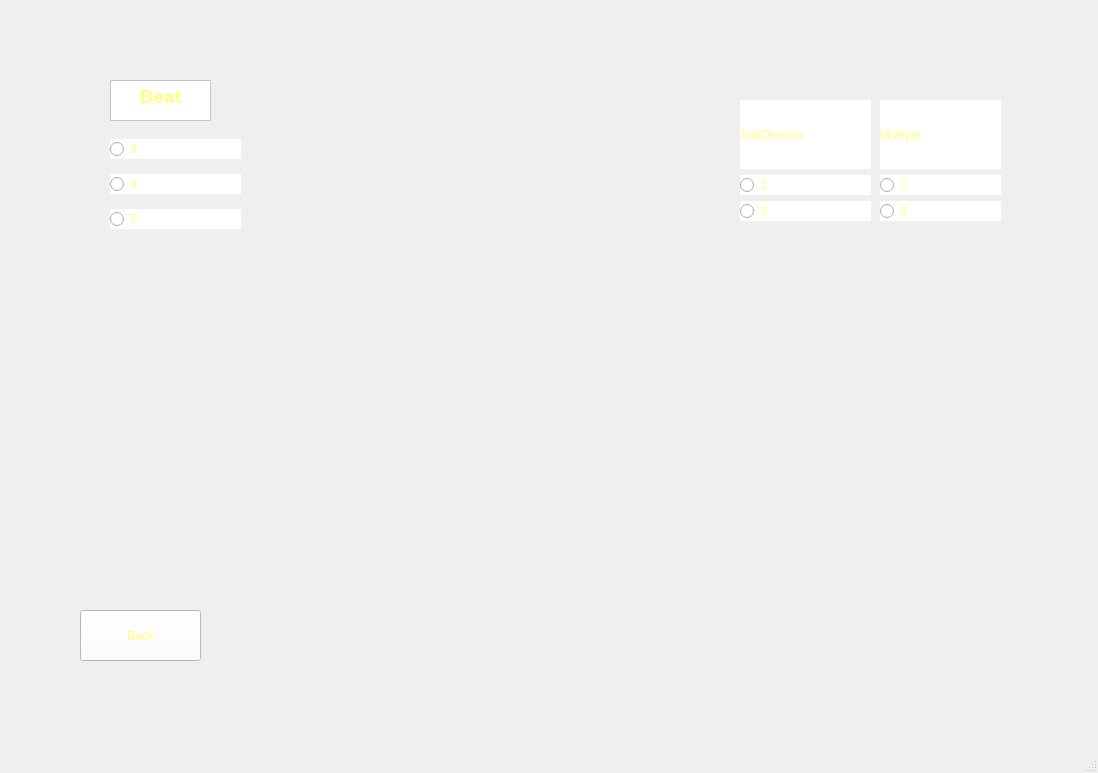
<?xml version="1.0" encoding="UTF-8"?>
<ui version="4.0">
 <class>MainWindow</class>
 <widget class="QMainWindow" name="MainWindow">
  <property name="geometry">
   <rect>
    <x>0</x>
    <y>0</y>
    <width>1098</width>
    <height>773</height>
   </rect>
  </property>
  <property name="windowTitle">
   <string>MainWindow</string>
  </property>
  <property name="styleSheet">
   <string notr="true">background-image: url(:/newPrefix/รูปfrom internet/dark-blue-plain-wall-background_53876-92976.jpg);</string>
  </property>
  <widget class="QWidget" name="centralwidget">
   <widget class="QWidget" name="verticalLayoutWidget">
    <property name="geometry">
     <rect>
      <x>110</x>
      <y>130</y>
      <width>131</width>
      <height>111</height>
     </rect>
    </property>
    <layout class="QVBoxLayout" name="verticalLayout">
     <item>
      <widget class="QRadioButton" name="radioButton_2">
       <property name="styleSheet">
        <string notr="true">background-color: rgb(255, 255, 255);
font: 12pt &quot;Poor Richard&quot;;
color: rgb(255, 255, 127);</string>
       </property>
       <property name="text">
        <string>3</string>
       </property>
      </widget>
     </item>
     <item>
      <widget class="QRadioButton" name="radioButton">
       <property name="styleSheet">
        <string notr="true">background-color: rgb(255, 255, 255);
font: 12pt &quot;Poor Richard&quot;;
color: rgb(255, 255, 127);</string>
       </property>
       <property name="text">
        <string>4</string>
       </property>
      </widget>
     </item>
     <item>
      <widget class="QRadioButton" name="radioButton_3">
       <property name="styleSheet">
        <string notr="true">background-color: rgb(255, 255, 255);
font: 12pt &quot;Poor Richard&quot;;
color: rgb(255, 255, 127);</string>
       </property>
       <property name="text">
        <string>5</string>
       </property>
      </widget>
     </item>
    </layout>
   </widget>
   <widget class="QTextBrowser" name="textBrowser">
    <property name="geometry">
     <rect>
      <x>110</x>
      <y>80</y>
      <width>101</width>
      <height>41</height>
     </rect>
    </property>
    <property name="styleSheet">
     <string notr="true">background-color: rgb(255, 255, 255);
font: 12pt &quot;Poor Richard&quot;;
color: rgb(255, 255, 127);</string>
    </property>
    <property name="html">
     <string>&lt;!DOCTYPE HTML PUBLIC &quot;-//W3C//DTD HTML 4.0//EN&quot; &quot;http://www.w3.org/TR/REC-html40/strict.dtd&quot;&gt;
&lt;html&gt;&lt;head&gt;&lt;meta name=&quot;qrichtext&quot; content=&quot;1&quot; /&gt;&lt;style type=&quot;text/css&quot;&gt;
p, li { white-space: pre-wrap; }
&lt;/style&gt;&lt;/head&gt;&lt;body style=&quot; font-family:'Poor Richard'; font-size:12pt; font-weight:400; font-style:normal;&quot;&gt;
&lt;p align=&quot;center&quot; style=&quot; margin-top:0px; margin-bottom:0px; margin-left:0px; margin-right:0px; -qt-block-indent:0; text-indent:0px;&quot;&gt;&lt;span style=&quot; font-family:'MS Shell Dlg 2'; font-size:14pt; font-weight:600;&quot;&gt;Beat&lt;/span&gt;&lt;/p&gt;&lt;/body&gt;&lt;/html&gt;</string>
    </property>
   </widget>
   <widget class="QWidget" name="verticalLayoutWidget_2">
    <property name="geometry">
     <rect>
      <x>740</x>
      <y>100</y>
      <width>131</width>
      <height>121</height>
     </rect>
    </property>
    <layout class="QVBoxLayout" name="verticalLayout_2">
     <item>
      <widget class="QLabel" name="label">
       <property name="styleSheet">
        <string notr="true">background-color: rgb(255, 255, 255);
font: 12pt &quot;Poor Richard&quot;;
color: rgb(255, 255, 127);</string>
       </property>
       <property name="text">
        <string>SubDivision</string>
       </property>
      </widget>
     </item>
     <item>
      <widget class="QRadioButton" name="radioButton_4">
       <property name="styleSheet">
        <string notr="true">background-color: rgb(255, 255, 255);
font: 12pt &quot;Poor Richard&quot;;
color: rgb(255, 255, 127);</string>
       </property>
       <property name="text">
        <string>2</string>
       </property>
      </widget>
     </item>
     <item>
      <widget class="QRadioButton" name="radioButton_5">
       <property name="styleSheet">
        <string notr="true">background-color: rgb(255, 255, 255);
font: 12pt &quot;Poor Richard&quot;;
color: rgb(255, 255, 127);</string>
       </property>
       <property name="text">
        <string>3</string>
       </property>
      </widget>
     </item>
    </layout>
   </widget>
   <widget class="QWidget" name="verticalLayoutWidget_3">
    <property name="geometry">
     <rect>
      <x>880</x>
      <y>100</y>
      <width>121</width>
      <height>121</height>
     </rect>
    </property>
    <layout class="QVBoxLayout" name="verticalLayout_3">
     <item>
      <widget class="QLabel" name="label_2">
       <property name="styleSheet">
        <string notr="true">background-color: rgb(255, 255, 255);
font: 12pt &quot;Poor Richard&quot;;
color: rgb(255, 255, 127);
</string>
       </property>
       <property name="text">
        <string>Multiple</string>
       </property>
      </widget>
     </item>
     <item>
      <widget class="QRadioButton" name="radioButton_6">
       <property name="styleSheet">
        <string notr="true">background-color: rgb(255, 255, 255);
font: 12pt &quot;Poor Richard&quot;;
color: rgb(255, 255, 127);</string>
       </property>
       <property name="text">
        <string>2</string>
       </property>
      </widget>
     </item>
     <item>
      <widget class="QRadioButton" name="radioButton_7">
       <property name="styleSheet">
        <string notr="true">background-color: rgb(255, 255, 255);
font: 12pt &quot;Poor Richard&quot;;
color: rgb(255, 255, 127);</string>
       </property>
       <property name="text">
        <string>3</string>
       </property>
      </widget>
     </item>
    </layout>
   </widget>
   <widget class="QWidget" name="horizontalLayoutWidget">
    <property name="geometry">
     <rect>
      <x>80</x>
      <y>330</y>
      <width>901</width>
      <height>241</height>
     </rect>
    </property>
    <layout class="QHBoxLayout" name="horizontalLayout">
     <item>
      <widget class="QLabel" name="label_5">
       <property name="styleSheet">
        <string notr="true">background-image: url(:/newPrefix/รูปfrom internet/ma.1.jpg);</string>
       </property>
       <property name="text">
        <string/>
       </property>
      </widget>
     </item>
     <item>
      <widget class="QLabel" name="label_8">
       <property name="styleSheet">
        <string notr="true">background-image: url(:/newPrefix/รูปfrom internet/ma.1.jpg);</string>
       </property>
       <property name="text">
        <string/>
       </property>
      </widget>
     </item>
     <item>
      <widget class="QLabel" name="label_3">
       <property name="styleSheet">
        <string notr="true">background-image: url(:/newPrefix/รูปfrom internet/ma.1.jpg);</string>
       </property>
       <property name="text">
        <string/>
       </property>
      </widget>
     </item>
     <item>
      <widget class="QLabel" name="label_6">
       <property name="styleSheet">
        <string notr="true">background-image: url(:/newPrefix/รูปfrom internet/ma.1.jpg);</string>
       </property>
       <property name="text">
        <string/>
       </property>
      </widget>
     </item>
     <item>
      <widget class="QLabel" name="label_7">
       <property name="styleSheet">
        <string notr="true">background-image: url(:/newPrefix/รูปfrom internet/ma.1.jpg);</string>
       </property>
       <property name="text">
        <string/>
       </property>
      </widget>
     </item>
    </layout>
   </widget>
   <widget class="QPushButton" name="pushButton">
    <property name="geometry">
     <rect>
      <x>80</x>
      <y>610</y>
      <width>121</width>
      <height>51</height>
     </rect>
    </property>
    <property name="styleSheet">
     <string notr="true">background-color: rgb(255, 255, 255);
font: 12pt &quot;Poor Richard&quot;;
color: rgb(255, 255, 127);</string>
    </property>
    <property name="text">
     <string>Back</string>
    </property>
   </widget>
  </widget>
  <widget class="QMenuBar" name="menubar">
   <property name="geometry">
    <rect>
     <x>0</x>
     <y>0</y>
     <width>1098</width>
     <height>26</height>
    </rect>
   </property>
  </widget>
  <widget class="QStatusBar" name="statusbar"/>
 </widget>
 <tabstops>
  <tabstop>radioButton_2</tabstop>
  <tabstop>radioButton</tabstop>
  <tabstop>radioButton_3</tabstop>
  <tabstop>radioButton_4</tabstop>
  <tabstop>radioButton_5</tabstop>
  <tabstop>radioButton_6</tabstop>
  <tabstop>radioButton_7</tabstop>
  <tabstop>textBrowser</tabstop>
 </tabstops>
 <resources>
  <include location="Myimage_Sub.qrc"/>
 </resources>
 <connections>
  <connection>
   <sender>radioButton_2</sender>
   <signal>clicked()</signal>
   <receiver>label_5</receiver>
   <slot>hide()</slot>
   <hints>
    <hint type="sourcelabel">
     <x>186</x>
     <y>169</y>
    </hint>
    <hint type="destinationlabel">
     <x>164</x>
     <y>415</y>
    </hint>
   </hints>
  </connection>
  <connection>
   <sender>radioButton_2</sender>
   <signal>clicked()</signal>
   <receiver>label_8</receiver>
   <slot>hide()</slot>
   <hints>
    <hint type="sourcelabel">
     <x>193</x>
     <y>183</y>
    </hint>
    <hint type="destinationlabel">
     <x>345</x>
     <y>417</y>
    </hint>
   </hints>
  </connection>
  <connection>
   <sender>radioButton</sender>
   <signal>clicked()</signal>
   <receiver>label_8</receiver>
   <slot>show()</slot>
   <hints>
    <hint type="sourcelabel">
     <x>221</x>
     <y>214</y>
    </hint>
    <hint type="destinationlabel">
     <x>345</x>
     <y>390</y>
    </hint>
   </hints>
  </connection>
  <connection>
   <sender>radioButton_3</sender>
   <signal>clicked()</signal>
   <receiver>label_8</receiver>
   <slot>show()</slot>
   <hints>
    <hint type="sourcelabel">
     <x>205</x>
     <y>250</y>
    </hint>
    <hint type="destinationlabel">
     <x>287</x>
     <y>402</y>
    </hint>
   </hints>
  </connection>
  <connection>
   <sender>radioButton</sender>
   <signal>clicked(bool)</signal>
   <receiver>label_5</receiver>
   <slot>hide()</slot>
   <hints>
    <hint type="sourcelabel">
     <x>168</x>
     <y>217</y>
    </hint>
    <hint type="destinationlabel">
     <x>162</x>
     <y>384</y>
    </hint>
   </hints>
  </connection>
  <connection>
   <sender>radioButton_3</sender>
   <signal>clicked()</signal>
   <receiver>label_5</receiver>
   <slot>show()</slot>
   <hints>
    <hint type="sourcelabel">
     <x>132</x>
     <y>255</y>
    </hint>
    <hint type="destinationlabel">
     <x>127</x>
     <y>390</y>
    </hint>
   </hints>
  </connection>
  <connection>
   <sender>radioButton_4</sender>
   <signal>clicked()</signal>
   <receiver>label_3</receiver>
   <slot>hide()</slot>
   <hints>
    <hint type="sourcelabel">
     <x>760</x>
     <y>189</y>
    </hint>
    <hint type="destinationlabel">
     <x>520</x>
     <y>368</y>
    </hint>
   </hints>
  </connection>
  <connection>
   <sender>radioButton_4</sender>
   <signal>clicked()</signal>
   <receiver>label_5</receiver>
   <slot>hide()</slot>
   <hints>
    <hint type="sourcelabel">
     <x>808</x>
     <y>202</y>
    </hint>
    <hint type="destinationlabel">
     <x>144</x>
     <y>375</y>
    </hint>
   </hints>
  </connection>
  <connection>
   <sender>radioButton_4</sender>
   <signal>clicked()</signal>
   <receiver>label_8</receiver>
   <slot>hide()</slot>
   <hints>
    <hint type="sourcelabel">
     <x>819</x>
     <y>198</y>
    </hint>
    <hint type="destinationlabel">
     <x>309</x>
     <y>376</y>
    </hint>
   </hints>
  </connection>
  <connection>
   <sender>radioButton_4</sender>
   <signal>clicked()</signal>
   <receiver>label_6</receiver>
   <slot>hide()</slot>
   <hints>
    <hint type="sourcelabel">
     <x>826</x>
     <y>197</y>
    </hint>
    <hint type="destinationlabel">
     <x>655</x>
     <y>401</y>
    </hint>
   </hints>
  </connection>
  <connection>
   <sender>pushButton</sender>
   <signal>clicked()</signal>
   <receiver>MainWindow</receiver>
   <slot>close()</slot>
   <hints>
    <hint type="sourcelabel">
     <x>210</x>
     <y>692</y>
    </hint>
    <hint type="destinationlabel">
     <x>346</x>
     <y>667</y>
    </hint>
   </hints>
  </connection>
 </connections>
</ui>
